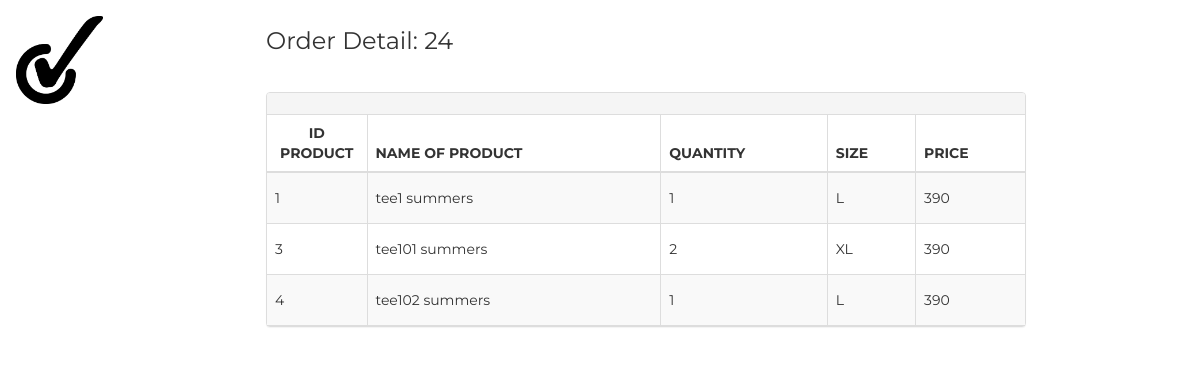
/admin/billdetail.php?madon=24 (signed in), run on the app's committed database.
### tables this page shows
CREATE TABLE `chitiethoadon` (
  `maDon` int(30) NOT NULL,
  `maSP` int(30) NOT NULL,
  `tenSP` varchar(50) NOT NULL,
  `userKH` varchar(64) NOT NULL,
  `soluong` int(11) NOT NULL,
  `gia` int(11) NOT NULL,
  `size` varchar(10) NOT NULL
);

### process/login.php (called while the page is built, shortened)
<?php
function isLoginedAdmin()
{
    return isset($_SESSION['admin']);
}

### admin/billdetail.php (the view, shortened to what this page needs)
<!DOCTYPE html>
<?php
require_once('../process/login.php');
?>
<html>
<link rel="stylesheet" href="../SOURCE.css">
<link rel="stylesheet" href="https://cdnjs.cloudflare.com/ajax/libs/font-awesome/4.7.0/css/font-awesome.min.css">
<link rel="stylesheet" href="https://maxcdn.bootstrapcdn.com/bootstrap/3.3.6/css/bootstrap.min.css">
<link href="https://cdnjs.cloudflare.com/ajax/libs/font-awesome/4.4.0/css/font-awesome.min.css" rel="stylesheet" type="text/css">
<?php
if (isLoginedAdmin()) {
?>
  <body class="w3-content" action="admin.php" style="max-width:1200px">
    <nav class="w3-sidebar w3-bar-block w3-white w3-collapse w3-top" style="z-index:3;width:250px" id="mySidebar">
      <div class="w3-container w3-display-container w3-padding-16">
        <a href="#"><img src="../Images/ANHNEN/logocheck.jpg" alt="LOGO" width="40%"></a>
      </div>
      <div class="w3-padding-64 w3-large w3-text-gray" style="font-weight:bold">
      </div>
    </nav>
    <div class="w3-main" style="margin-left:250px">
      <header class="w3-container w3-xlarge w3-padding-24">
        <p class="w3-left"><?php echo "Order Detail: " . $_REQUEST['madon']; ?></p>
      </header>
      <div class="w3-container  ">
        <div class="row">
          <div class="col-md-10 ">
            <div class="panel panel-default panel-table">
              <div class="panel-heading">
                <div class="row">
                  <div class="col col-xs-6">
                    <h1 class="panel-title"><?php
                                            $conn = createDBConnection();
                                            echo $row['hoTen']; ?></h1>
                  </div>
                </div>
              </div>
              <div class="panel-body">
                <?php
                $sql = "SELECT * FROM chitiethoadon where maDon=" . $_REQUEST['madon'];
                if ($result = mysqli_query($conn, $sql)) {
                  if (mysqli_num_rows($result) > 0) {
                ?>
                    <table class="table table-striped table-bordered table-list">
                      <thead>
                        <tr>
                          <th>ID PRODUCT</th>
                          <th>NAME OF PRODUCT</th>
                          <th>QUANTITY</th>
                          <th>SIZE</th>
                          <th>PRICE</th>
                        </tr>
                      </thead>
                      <tbody>
                        <?php
                        while ($row = mysqli_fetch_array($result)) {
                        ?>
                          <tr>
                            <td class="hidden-xs"><?php echo $row['maSP'] ?></td>
                            <td><?php echo $row['tenSP'] ?></td>
                            <td><?php echo $row['soluong'] ?></td>
                            <td><?php echo $row['size'] ?></td>
                            <td><?php echo $row['gia'] ?></td>
                          </tr>
              </div>
            </div>
      <?php
                        }
                      }
                    }
      ?>
  </body>
<?php
}
?>
</html>

### SOURCE.css (style rules this page uses)
html { box-sizing:border-box }
*,*:before,*:after { box-sizing:inherit }
html { -ms-text-size-adjust:100%;-webkit-text-size-adjust:100% }
body { margin:0 }
article,aside,details,figcaption,figure,footer,header,main,menu,nav,section { display:block }
a { background-color:transparent }
img { border-style:none }
html,body { font-family:Verdana,sans-serif;font-size:15px;line-height:1.5 }
html { overflow-x:hidden }
img { vertical-align:middle }
a { color:inherit }
.w3-tooltip,.w3-display-container { position:relative }
.w3-sidebar { height:100%;width:200px;background-color:#fff;position:fixed!important;z-index:1;overflow:auto }
.w3-main,#main { transition:margin-left .4s }
.w3-container:after,.w3-container:before,.w3-panel:after,.w3-panel:before,.w3-row:after,.w3-row:before,.w3-row-padding:after,.w3-row-padding:before, .w3-cell-row:before,.w3-cell-row:after,.w3-clear:after,.w3-clear:before,.w3-bar:before,.w3-bar:after { content:"";display:table;clear:both }
.w3-content,.w3-auto { margin-left:auto;margin-right:auto }
.w3-content { max-width:980px }
@media (min-width:993px) { .w3-sidebar.w3-collapse { display:block!important } }
.w3-top,.w3-bottom { position:fixed;width:100%;z-index:1 }
.w3-top { top:0 }
.w3-container,.w3-panel { padding:0.01em 16px }
.w3-large { font-size:18px!important }
.w3-xlarge { font-size:24px!important }
.w3-padding-16 { padding-top:16px!important;padding-bottom:16px!important }
.w3-padding-24 { padding-top:24px!important;padding-bottom:24px!important }
.w3-padding-64 { padding-top:64px!important;padding-bottom:64px!important }
.w3-left { float:left!important }
.w3-white,.w3-hover-white:hover { color:#000!important;background-color:#fff!important }
.w3-text-grey,.w3-hover-text-grey:hover,.w3-text-gray,.w3-hover-text-gray:hover { color:#757575!important }

### admin/billdetail.php (style rules this page uses)
.w3-sidebar a, form { font-family: "Roboto", sans-serif }
body, h1, h2, h3, h4, h5, h6, .w3-wide { font-family: "Montserrat", sans-serif; }
.panel-table .panel-body { padding: 0; }
.panel-table .panel-body .table-bordered { border-style: none; margin: 0; }
.panel-table .panel-body .table-bordered>thead>tr>th:first-of-type { text-align: center; width: 100px; }
.panel-table .panel-body .table-bordered>thead>tr>th:last-of-type, .panel-table .panel-body .table-bordered>tbody>tr>td:last-of-type { border-right: 0px; }
.panel-table .panel-body .table-bordered>thead>tr>th:first-of-type, .panel-table .panel-body .table-bordered>tbody>tr>td:first-of-type { border-left: 0px; }
.panel-table .panel-body .table-bordered>tbody>tr:first-of-type>td { border-bottom: 0px; }
.panel-table .panel-body .table-bordered>thead>tr:first-of-type>th { border-top: 0px; }
.panel-table .panel-body .table-bordered>tbody>tr>td { line-height: 34px; }

### data on the page
chitiethoadon: maSP "1", tenSP "tee1 summers", soluong "1", size "L", gia "390"
chitiethoadon: maSP "3", tenSP "tee101 summers", soluong "2", size "XL", gia "390"
chitiethoadon: maSP "4", tenSP "tee102 summers", soluong "1", size "L", gia "390"

### other printed values
$_REQUEST['madon'] "24"
